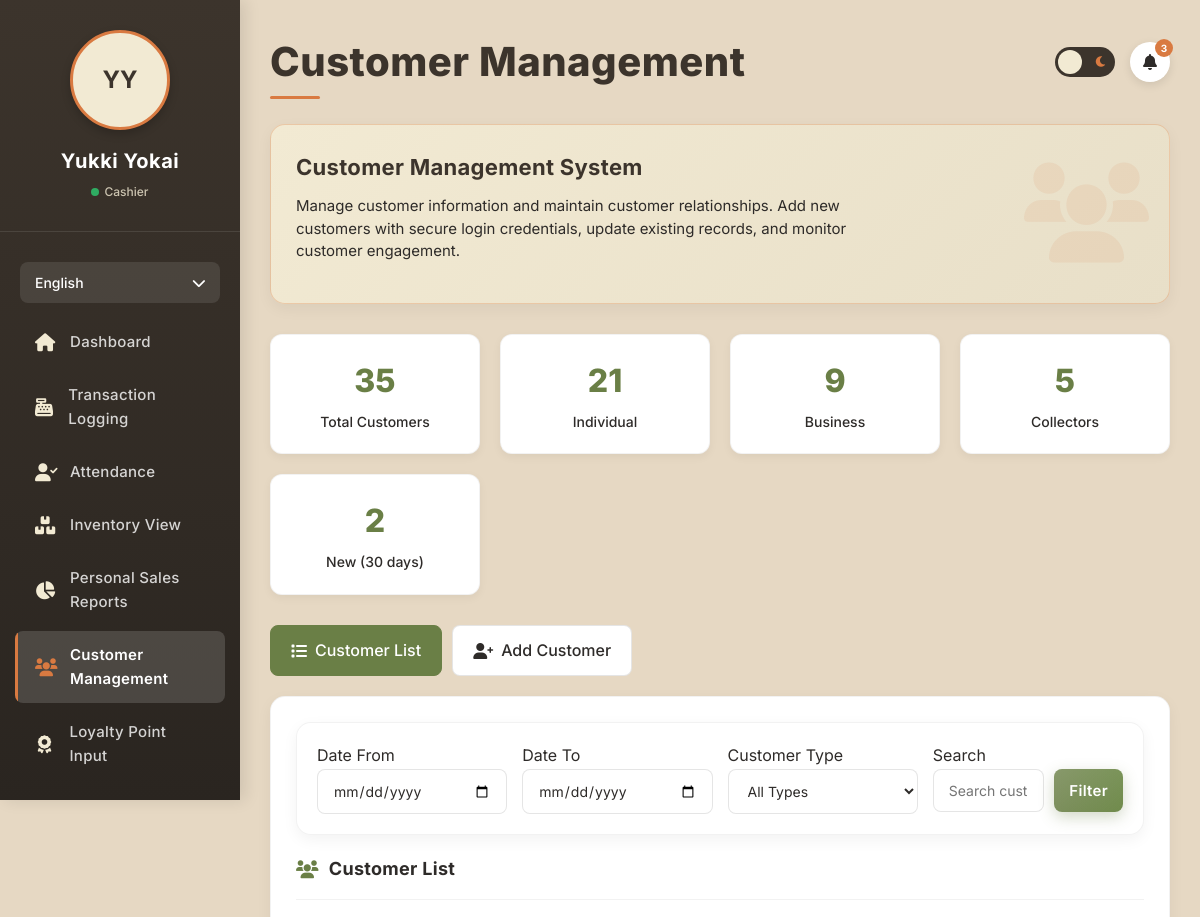
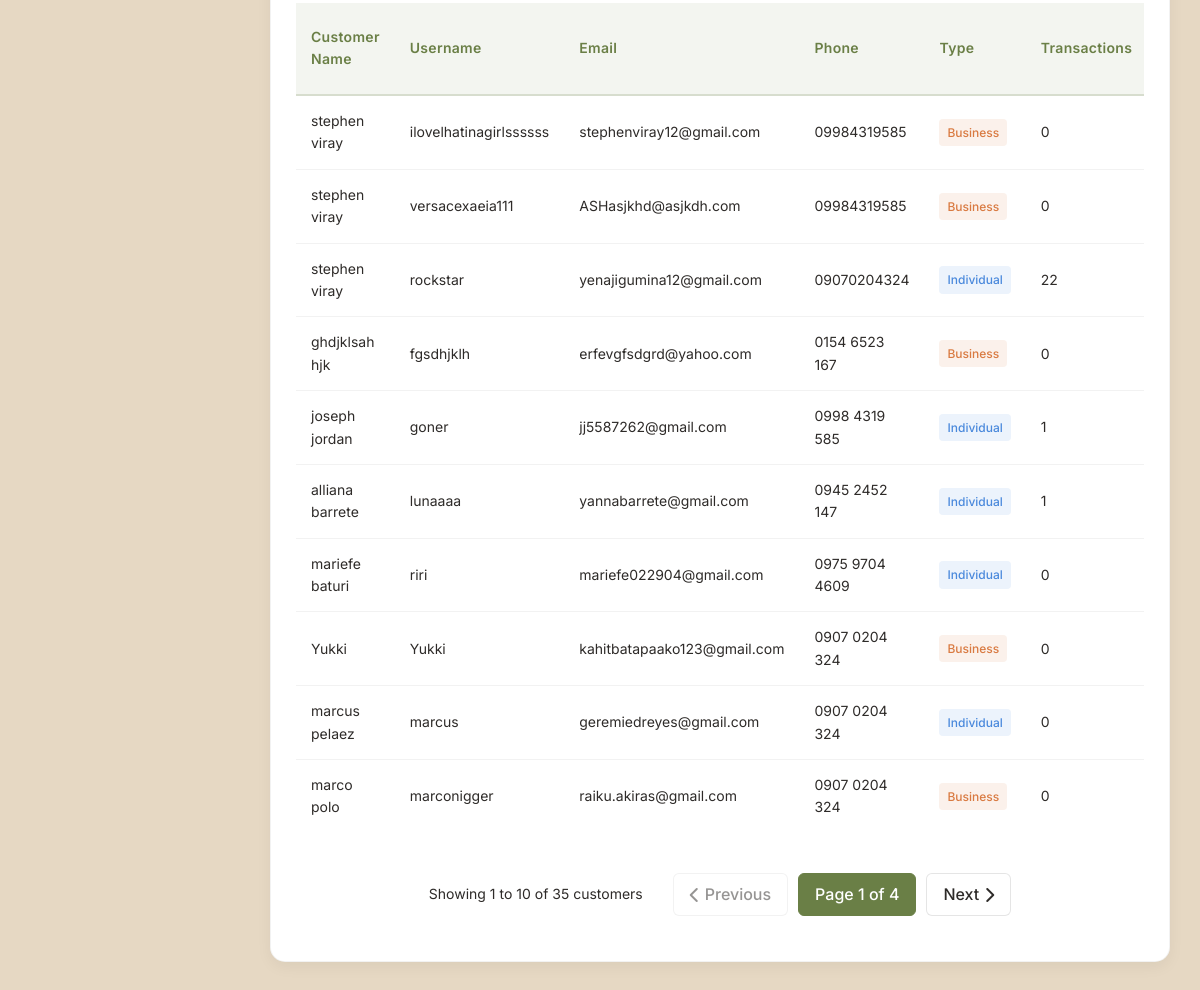
/Employee/customer_management.php (signed in), run on an earlier commit of the app's database (2 pictures, top to bottom).
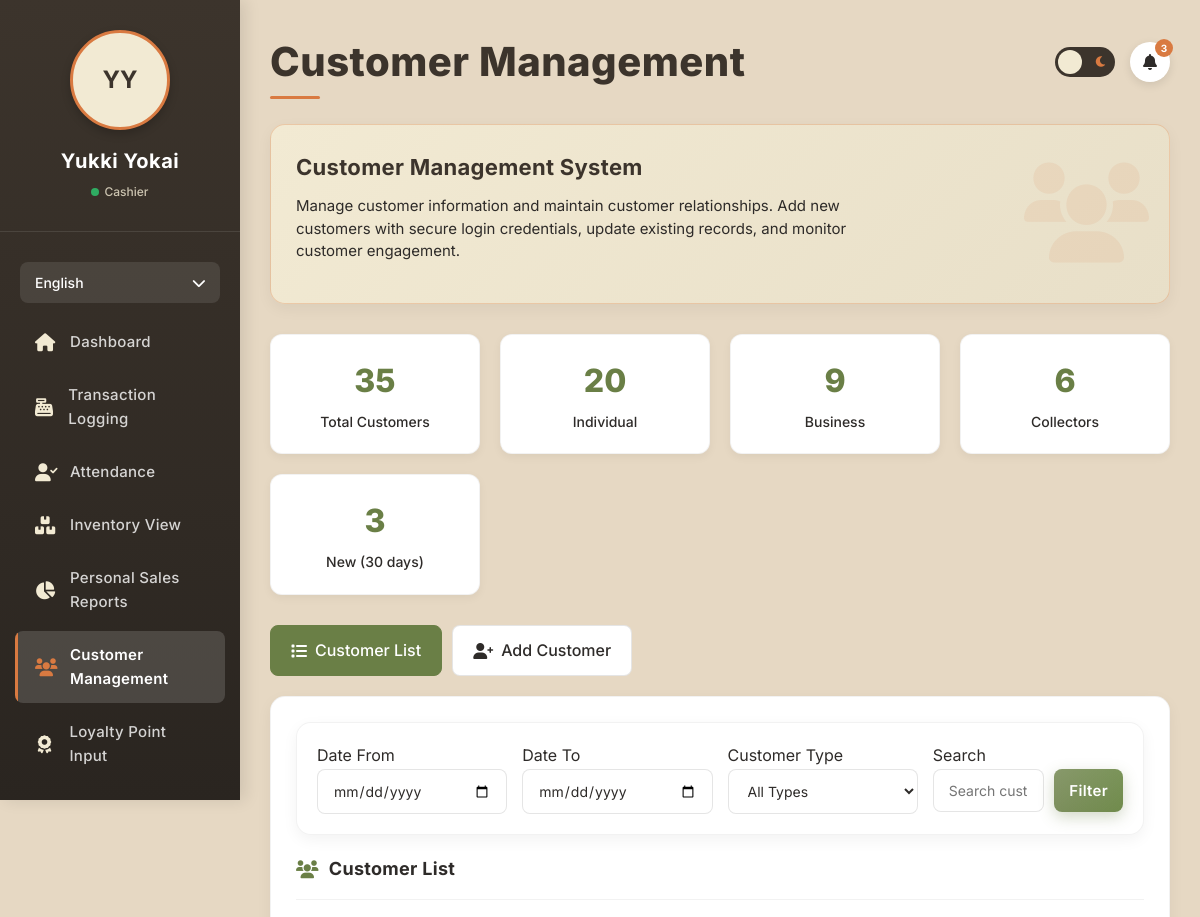
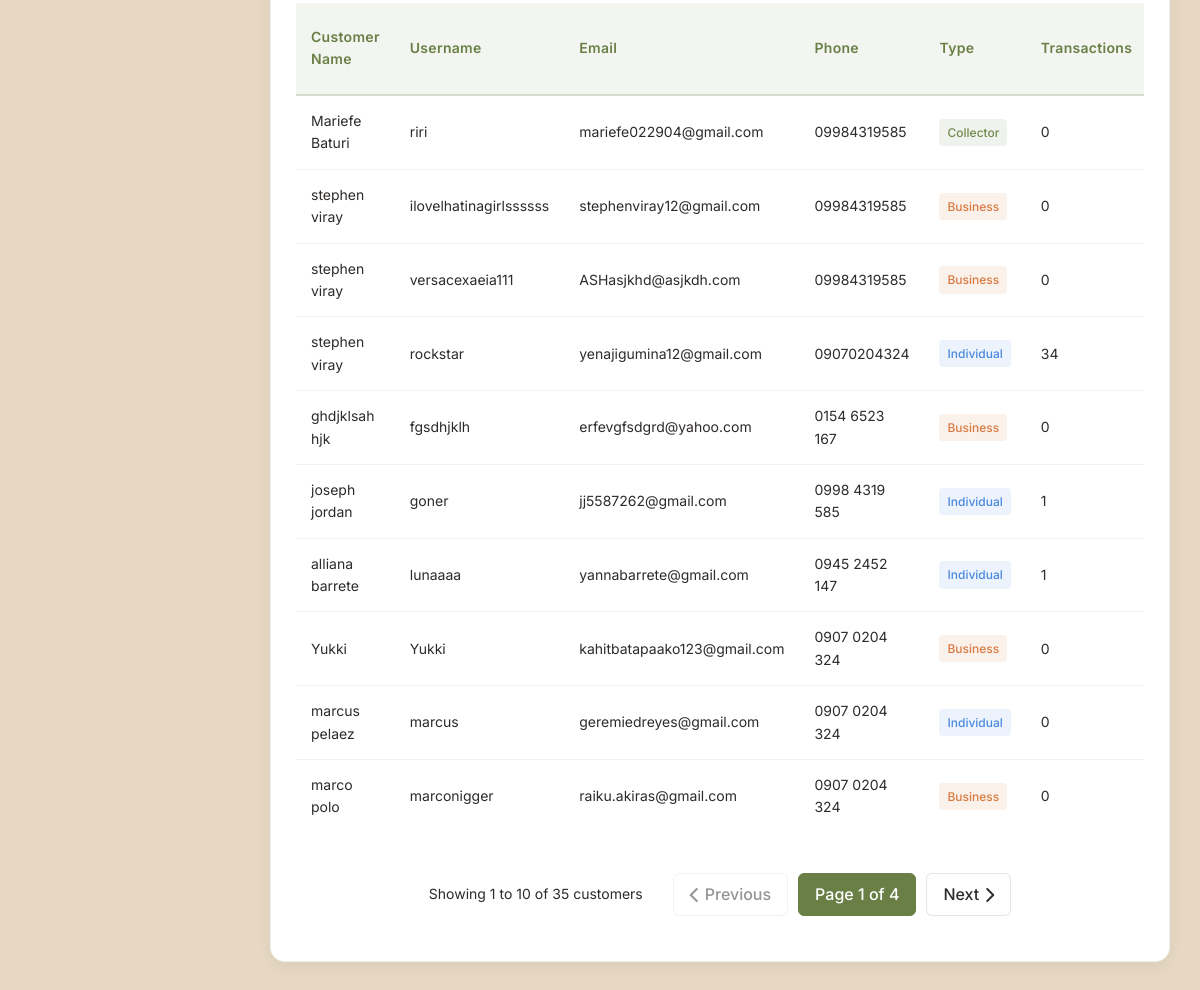
And on a later commit of the database (2 pictures, top to bottom).
### tables this page shows
CREATE TABLE `employees` (
  `id` int(11) NOT NULL AUTO_INCREMENT,
  `first_name` varchar(100) NOT NULL,
  `last_name` varchar(100) NOT NULL,
  `username` varchar(50) NOT NULL,
  `password_hash` varchar(255) NOT NULL,
  `is_verified` tinyint(1) NOT NULL DEFAULT 0,
  `role_id` int(11) NOT NULL,
  `contact_number` varchar(20) DEFAULT NULL,
  `email` varchar(100) DEFAULT NULL,
  `profile_photo` varchar(255) DEFAULT NULL,
  `resume` varchar(255) DEFAULT NULL,
  `is_active` tinyint(1) DEFAULT 1,
  `created_at` timestamp NOT NULL DEFAULT current_timestamp(),
  `updated_at` timestamp NOT NULL DEFAULT current_timestamp() ON UPDATE current_timestamp(),
  `address` text DEFAULT NULL,
  `two_factor_auth` tinyint(1) DEFAULT 0,
  `two_factor_secret` varchar(32) DEFAULT NULL,
  `backup_codes` text DEFAULT NULL,
  `last_login` datetime DEFAULT NULL,
  PRIMARY KEY (`id`),
  UNIQUE KEY `username` (`username`),
  KEY `fk_employee_role` (`role_id`),
  CONSTRAINT `fk_employee_role` FOREIGN KEY (`role_id`) REFERENCES `employee_roles` (`id`)
);

CREATE TABLE `employee_roles` (
  `id` int(11) NOT NULL AUTO_INCREMENT,
  `role_name` varchar(50) NOT NULL,
  `description` text DEFAULT NULL,
  `is_active` tinyint(1) DEFAULT 1,
  PRIMARY KEY (`id`)
);

CREATE TABLE `users` (
  `id` int(11) NOT NULL AUTO_INCREMENT,
  `first_name` varchar(50) NOT NULL,
  `last_name` varchar(50) NOT NULL,
  `username` varchar(50) DEFAULT NULL,
  `email` varchar(100) NOT NULL,
  `phone` varchar(20) NOT NULL,
  `address` text NOT NULL,
  `profile_image` varchar(255) DEFAULT NULL,
  `password_hash` varchar(255) NOT NULL,
  `user_type` enum('individual','business','collector') NOT NULL,
  `agreed_terms` tinyint(1) DEFAULT 0,
  `created_at` timestamp NOT NULL DEFAULT current_timestamp(),
  `loyalty_points` int(11) DEFAULT 0,
  `loyalty_tier` enum('bronze','silver','gold','platinum','diamond','ethereal') DEFAULT 'bronze',
  `referral_code` varchar(20) DEFAULT NULL,
  `referred_by` int(11) DEFAULT NULL,
  `is_admin` tinyint(1) DEFAULT 0,
  `last_login` datetime DEFAULT NULL,
  `is_verified` tinyint(1) DEFAULT 0,
  `verification_token` varchar(255) DEFAULT NULL,
  `token_expires_at` datetime DEFAULT NULL,
  `reset_token` varchar(64) DEFAULT NULL,
  `reset_token_expires` datetime DEFAULT NULL,
  `facebook_id` varchar(255) DEFAULT NULL,
  `api_key` varchar(64) DEFAULT NULL,
  `two_factor_auth` tinyint(1) DEFAULT 0,
  `two_factor_secret` varchar(32) DEFAULT NULL,
  PRIMARY KEY (`id`),
  UNIQUE KEY `email` (`email`),
  UNIQUE KEY `username_UNIQUE` (`username`),
  UNIQUE KEY `referral_code_UNIQUE` (`referral_code`),
  UNIQUE KEY `uniq_api_key` (`api_key`),
  KEY `idx_api_key` (`api_key`)
);

### Employee/customer_management.php (the view, shortened to what this page needs)
<?php
require_once 'db_connection.php';
$language = 'en';
$t = $translations[$language];
$employee_id = $_SESSION['employee_id'];
$query = "SELECT e.*, r.role_name
          FROM employees e
          JOIN employee_roles r ON e.role_id = r.id
          WHERE e.id = ?";
$stmt = $conn->prepare($query);
$stmt->bind_param("i", $employee_id);
$stmt->execute();
$result = $stmt->get_result();
$employee = $result->fetch_assoc();
$employee_name = $employee['first_name'] . ' ' . $employee['last_name'];
$employee_role = $employee['role_name'];
$customers_per_page = 10;
$current_page = isset($_GET['page']) ? max(1, intval($_GET['page'])) : 1;
$offset = ($current_page - 1) * $customers_per_page;
$count_query = "SELECT COUNT(*) as total FROM users u WHERE 1=1";
$count_stmt = $conn->prepare($count_query);
$count_stmt->execute();
$count_result = $count_stmt->get_result();
$total_customers = $count_result->fetch_assoc()['total'];
$total_pages = ceil($total_customers / $customers_per_page);
$customers_query = "SELECT u.*,
                   COUNT(DISTINCT t.id) as total_transactions,
                   COALESCE(SUM(t.amount), 0) as total_spent,
                   MAX(t.created_at) as last_transaction
                   FROM users u
                   LEFT JOIN transactions t ON u.id = t.user_id
                   WHERE 1=1";
$params = [];
$types = "";
$customers_query .= " GROUP BY u.id ORDER BY u.created_at DESC LIMIT ? OFFSET ?";
$params[] = $customers_per_page;
$params[] = $offset;
$types .= "ii";
$customers_stmt = $conn->prepare($customers_query);
if (!empty($params)) {
    $customers_stmt->bind_param($types, ...$params);
}
$customers_stmt->execute();
$customers_result = $customers_stmt->get_result();
$customers = $customers_result->fetch_all(MYSQLI_ASSOC);
$stats_query = "SELECT
                COUNT(*) as total_customers,
                COUNT(CASE WHEN user_type = 'individual' THEN 1 END) as individual_customers,
                COUNT(CASE WHEN user_type = 'business' THEN 1 END) as business_customers,
                COUNT(CASE WHEN user_type = 'collector' THEN 1 END) as collector_customers,
                COUNT(CASE WHEN created_at >= DATE_SUB(NOW(), INTERVAL 30 DAY) THEN 1 END) as new_customers_30_days
                FROM users";
$stats_stmt = $conn->prepare($stats_query);
$stats_stmt->execute();
$stats_result = $stats_stmt->get_result();
$stats = $stats_result->fetch_assoc();
?>
<!DOCTYPE html>
<html lang="en">
<head>
    <link rel="stylesheet" href="https://cdnjs.cloudflare.com/ajax/libs/font-awesome/6.0.0-beta3/css/all.min.css">
</head>
<body>
    <div class="sidebar" id="sidebar">
        <div class="sidebar-header">
            <div class="user-avatar">
                <?php if (!empty($employee['profile_photo']) && file_exists($employee['profile_photo'])): ?>
                    <img src="<?php echo htmlspecialchars($employee['profile_photo']); ?>" alt="Profile">
                <?php else: ?>
                    <?php echo strtoupper(substr($employee['first_name'], 0, 1) . substr($employee['last_name'], 0, 1)); ?>
                <?php endif; ?>
            </div>
            <div class="user-name"><?php echo htmlspecialchars($employee_name); ?></div>
            <div class="user-status">
                <span class="status-indicator"></span>
                <span><?php echo htmlspecialchars($employee_role); ?></span>
            </div>
        </div>
        <div class="language-switcher">
            <button class="language-btn">
                <span><?php echo $language === 'en' ? 'English' : 'Filipino'; ?></span>
                <i class="fas fa-chevron-down"></i>
            </button>
        </div>
        <ul class="nav-menu">
            <li><a href="Index.php"><i class="fas fa-home"></i> <?php echo $t['dashboard']; ?></a></li>
            <li><a href="transaction_logging.php"><i class="fas fa-cash-register"></i> <?php echo $t['transaction_logging']; ?></a></li>
            <li><a href="attendance.php"><i class="fas fa-user-check"></i> <?php echo $t['attendance']; ?></a></li>
            <li><a href="inventory_view.php"><i class="fas fa-boxes"></i> <?php echo $t['inventory_view']; ?></a></li>
            <li><a href="sales_reports.php"><i class="fas fa-chart-pie"></i> <?php echo $t['sales_reports']; ?></a></li>
            <li><a href="customer_management.php" class="active"><i class="fas fa-users"></i> <?php echo $t['customer_management']; ?></a></li>
            <li><a href="loyalty_points.php"><i class="fas fa-award"></i> <?php echo $t['loyalty_points']; ?></a></li>
             <li><a href="messages.php"><i class="fas fa-envelope"></i> <?php echo $t['messages']; ?></a></li>
        </ul>
    </div>
    <div class="main-content">
        <div class="header">
            <h1 class="page-title"><?php echo $t['customer_management']; ?></h1>
            <div class="header-controls">
                <button class="dark-mode-toggle">
                    <i class="fas fa-moon moon"></i>
                </button>
                <div class="notification-bell">
                    <i class="fas fa-bell"></i>
                    <span class="notification-badge">3</span>
                </div>
            </div>
        </div>
        <div class="welcome-banner">
            <div class="welcome-content">
                <h2><?php echo $t['customer_management_system']; ?></h2>
                <p><?php echo $t['manage_customer_info']; ?></p>
            </div>
            <div class="welcome-icon">
                <i class="fas fa-users"></i>
            </div>
        </div>
        <div class="stats-grid">
            <div class="stat-card">
                <div class="stat-number"><?php echo number_format($stats['total_customers']); ?></div>
                <div class="stat-label"><?php echo $t['total_customers']; ?></div>
            </div>
            <div class="stat-card">
                <div class="stat-number"><?php echo number_format($stats['individual_customers']); ?></div>
                <div class="stat-label"><?php echo $t['individual']; ?></div>
            </div>
            <div class="stat-card">
                <div class="stat-number"><?php echo number_format($stats['business_customers']); ?></div>
                <div class="stat-label"><?php echo $t['business']; ?></div>
            </div>
            <div class="stat-card">
                <div class="stat-number"><?php echo number_format($stats['collector_customers']); ?></div>
                <div class="stat-label"><?php echo $t['collectors']; ?></div>
            </div>
            <div class="stat-card">
                <div class="stat-number"><?php echo number_format($stats['new_customers_30_days']); ?></div>
                <div class="stat-label"><?php echo $t['new_30_days']; ?></div>
            </div>
        </div>
        <div class="customer-tabs">
            <div class="customer-tab active" data-tab="customer-list">
                <i class="fas fa-list"></i> <?php echo $t['customer_list']; ?>
            </div>
            <div class="customer-tab" data-tab="add-customer">
                <i class="fas fa-user-plus"></i> <?php echo $t['add_customer']; ?>
            </div>
        </div>
        <div id="customer-list" class="dashboard-card">
            <div class="filters" style="margin-bottom: 20px;">
                <form method="GET" id="filterForm">
                    <div class="form-row">
                        <div class="form-col">
                            <label><?php echo $t['date_from']; ?></label>
                            <input type="date" name="date_from" class="form-control" value="<?php echo $_GET['date_from'] ?? ''; ?>">
                        </div>
                        <div class="form-col">
                            <label><?php echo $t['date_to']; ?></label>
                            <input type="date" name="date_to" class="form-control" value="<?php echo $_GET['date_to'] ?? ''; ?>">
                        </div>
                        <div class="form-col">
                            <label><?php echo $t['customer_type']; ?></label>
                            <select name="user_type" class="form-control">
                                <option value=""><?php echo $t['all_types']; ?></option>
                            </select>
                        </div>
                        <div class="form-col">
                            <label><?php echo $t['search']; ?></label>
                            <div class="input-group">
                                <input type="text" name="search" class="form-control" placeholder="<?php echo $t['search_customers']; ?>" value="<?php echo $_GET['search'] ?? ''; ?>">
                                <button type="submit" class="btn btn-primary"><?php echo $t['filter']; ?></button>
                            </div>
                        </div>
                    </div>
                </form>
            </div>
            <div class="card-header">
                <h2 class="card-title"><i class="fas fa-users"></i> <?php echo $t['customer_list']; ?></h2>
            </div>
            <?php if (!empty($customers)): ?>
                <div class="table-responsive">
                    <table>
                        <thead>
                            <tr>
                                <th><?php echo $t['customer_name']; ?></th>
                                <th><?php echo $t['username']; ?></th>
                                <th><?php echo $t['email']; ?></th>
                                <th><?php echo $t['phone']; ?></th>
                                <th><?php echo $t['type']; ?></th>
                                <th><?php echo $t['transactions']; ?></th>
                            </tr>
                        </thead>
                        <tbody>
                            <?php foreach ($customers as $customer): ?>
                                <tr>
                                    <td><?php echo htmlspecialchars($customer['first_name'] . ' ' . $customer['last_name']); ?></td>
                                    <td><?php echo htmlspecialchars($customer['username'] ?? 'N/A'); ?></td>
                                    <td><?php echo htmlspecialchars($customer['email']); ?></td>
                                    <td><?php echo htmlspecialchars($customer['phone']); ?></td>
                                    <td>
                                        <span class="badge badge-<?php echo $customer['user_type']; ?>">
                                            <?php echo ucfirst($customer['user_type']); ?>
                                        </span>
                                    </td>
                                    <td><?php echo number_format($customer['total_transactions']); ?></td>
                                </tr>
                            <?php endforeach; ?>
                        </tbody>
                    </table>
                </div>
                <?php if ($total_pages > 1): ?>
                    <div class="pagination">
                        <div class="pagination-info">
                            <?php echo $t['showing']; ?> <?php echo (($current_page - 1) * $customers_per_page) + 1; ?> <?php echo $t['to']; ?>
                            <?php echo min($current_page * $customers_per_page, $total_customers); ?> <?php echo $t['of']; ?>
                            <?php echo $total_customers; ?> <?php echo $t['customers']; ?>
                        </div>
                        <?php if ($current_page > 1): ?>
                            <a href="?<?php echo http_build_query(array_merge($_GET, ['page' => $current_page - 1])); ?>" class="pagination-btn">
                                <i class="fas fa-chevron-left"></i> <?php echo $t['previous']; ?>
                            </a>
                        <?php else: ?>
                            <span class="pagination-btn disabled">
                                <i class="fas fa-chevron-left"></i> <?php echo $t['previous']; ?>
                            </span>
                        <?php endif; ?>
                        <span class="pagination-btn current">
                            <?php echo $t['page']; ?> <?php echo $current_page; ?> <?php echo $t['of']; ?> <?php echo $total_pages; ?>
                        </span>
                        <?php if ($current_page < $total_pages): ?>
                            <a href="?<?php echo http_build_query(array_merge($_GET, ['page' => $current_page + 1])); ?>" class="pagination-btn">
                                <?php echo $t['next']; ?> <i class="fas fa-chevron-right"></i>
                            </a>
                        <?php else: ?>
                            <span class="pagination-btn disabled">
                                <?php echo $t['next']; ?> <i class="fas fa-chevron-right"></i>
                            </span>
                        <?php endif; ?>
                    </div>
                <?php endif; ?>
            <?php endif; ?>
        </div>
    </div>
</body>
</html>

What changed in the data, as far as the page shows it:
removed users: first_name+last_name "mariefe baturi", username "riri", email "mariefe022904@gmail.com", phone "0975 9704 4609", user_type "Individual", total_transactions "0"
added users: first_name+last_name "Mariefe Baturi", username "riri", email "mariefe022904@gmail.com", phone "09984319585", user_type "Collector", total_transactions "0"
changed users "rockstar": total_transactions "22" → "34"
Also different on the page:
$stats['individual_customers']: "21" → "20"
$stats['collector_customers']: "5" → "6"
$stats['new_customers_30_days']: "2" → "3"
